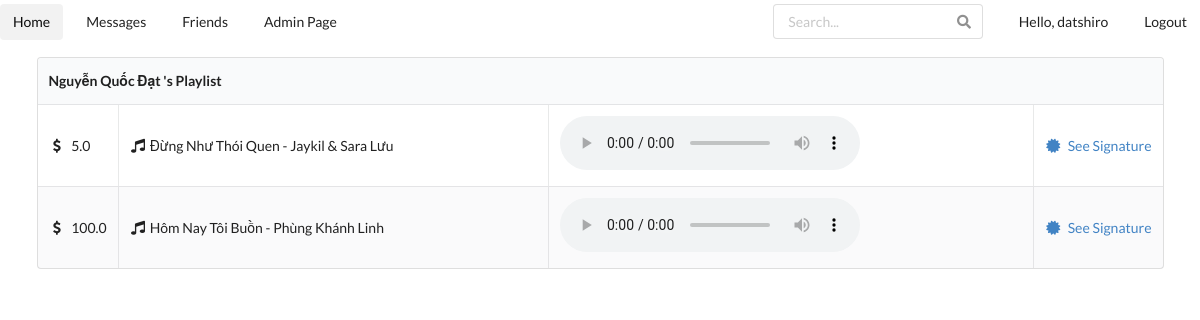
/info/datnguyen (signed in), run on the app's committed database.
### DatShiroShop/models.py (models this page shows, shortened)
class Song(models.Model):
    id = models.CharField(max_length=20, primary_key=True, unique=True)
    name = models.CharField('Song Name', null=True, blank=True, max_length=100)
    link = models.CharField(null=True, blank=True, max_length=200)
    author = models.CharField('Author', null=True, blank=True, max_length=100)
    extension = models.CharField(null=True, blank=True, max_length=20)
    price = models.FloatField('Price', default=0)
    signature = models.CharField(blank=True, max_length=200)

### DatShiroShop/views.py (the view)
# urls.py: path(r'info/<username>', views.info, name='info'),
@login_required()
def info(request, username):
    print("User info: ")
    user = User.objects.get(username=username)
    print(user.profile)
    list_songs_id = [song['id'] for song in user.profile.songs.values()]
    print(list_songs_id)
    songs = user.profile.songs.all
    print("Song: ", songs)
    return render(request, 'sites/info.html', {'user': user, 'songs': songs})

### DatShiroShop/models.py (called while the page is built)
    def __str__(self):
        return self.user.username

### DatShiroShop/templates/sites/info.html
{% extends 'base.html' %}
{% block content %}
{% if songs.count > 0 %}
<table class="ui celled striped table">
    <thead>
    <tr>
        <th colspan="4">
            {{ user.get_full_name }} 's Playlist
        </th>
    </tr>
    </thead>
    <tbody>
    {% for song in songs %}
    <tr>
        <td class="collapsing">
            <i class="dollar icon"></i> {{ song.price }}
        </td>
        <td>
            <i class="music icon"></i>{{ song.name }} -  {{ song.author }}
        </td>
        <td>
            <audio controls>
                <source src="{{ song.link }}" type="audio/mp3">
            </audio>
        </td>
        <td class="collapsing">
            {% if song in user.profile.songs.all%}
                <a>
                    <i class="certificate icon"></i> See Signature
                </a>
            {% else %}
                <a href="{% url 'buy_song' song.id%}">
                    <i class="money bill alternate outline icon"></i> Get now!
                </a>
            {% endif %}
        </td>
    </tr>
    {% endfor %}
    </tbody>
</table>
{% endif %}
{% endblock %}

### DatShiroShop/templates/base.html (shortened to what this page needs)
{% load static %}
<!doctype html>
<html lang="en">
<head>
    <link rel="stylesheet" type="text/css" href="{% static 'dist/semantic.min.css' %}">
    <link rel="stylesheet" href="{% static 'custom_css.css' %}">
</head>
<body>
    {% block navigator %}
    <div class="ui secondary  menu">
        <a class="active item" href="{% url 'homepage' %}">
            Home
        </a>
        <a class="item">
            Messages
        </a>
        <a class="item">
            Friends
        </a>
        <a class="item" href="/admin">
            Admin Page
        </a>
        <div class="right menu">
            <div class="item">
                <div class="ui icon input">
                    <input type="text" placeholder="Search...">
                    <i class="search link icon"></i>
                </div>
            </div>
            {% if not request.session.username %}
                <a class="ui item" href="{% url 'login' %}">
                    Login
                </a>
                <a class="ui item" href="{% url 'signup' %}">
                    Sign Up
                </a>
            {% else %}
                <a class="ui item" href="{% url 'info' request.session.username %}">
                    Hello, {{ request.session.fullname }}
                </a>
                <a class="ui item" href="{% url 'logout' %}">
                    Logout
                </a>
            {% endif %}
        </div>
    </div>
    {% endblock %}
    <div class="ui container">
        {% block content %}
        {% endblock %}
    </div>
</body>
</html>

### data on the page
Song: price "5.0", name "Đừng Như Thói Quen", author "Jaykil & Sara Lưu", shows "See Signature"
Song: price "100.0", name "Hôm Nay Tôi Buồn", author "Phùng Khánh Linh", shows "See Signature"

### other printed values
{{ request.session.fullname }} "datshiro"
{{ user.get_full_name }} "Nguyễn Quốc Đạt"
